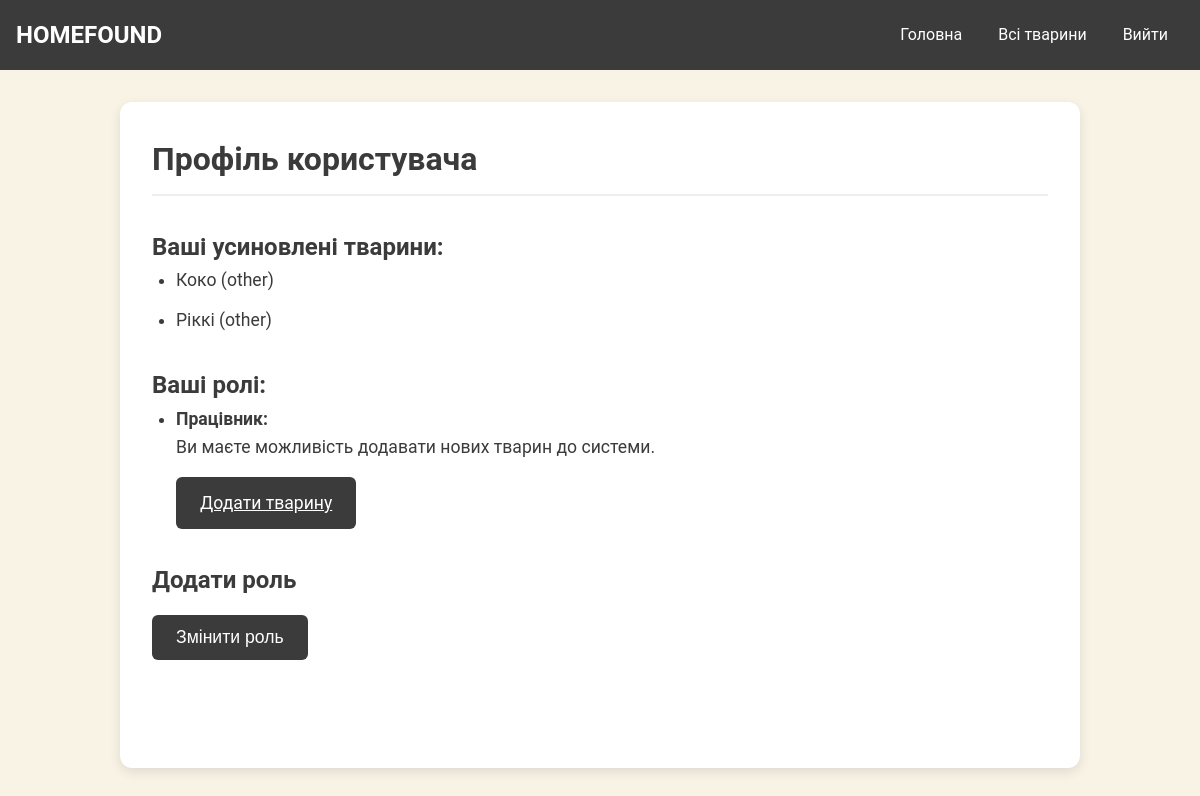
The app's page /shelter/profile/ (signed in) with its own data.
### shelter/models.py (models this page shows, shortened)
class Animal(models.Model):
    SPECIES_CHOICES = [
        ('dog', 'Собака'),
        ('cat', 'Кіт'),
        ('other', 'Інше'),
    ]
    GENDER_CHOICES = [
        ('male', 'Хлопчик'),
        ('female', 'Дівчинка'),
    ]
    name = models.CharField(max_length=100)
    gender = models.CharField(max_length=6, choices=GENDER_CHOICES)
    species = models.CharField(max_length=10, choices=SPECIES_CHOICES, default='other')
    breed = models.CharField(max_length=100, blank=True, null=True)
    age = models.IntegerField()
    health_status = models.CharField(max_length=255)
    adopted = models.BooleanField(default=False)
    adopted_by = models.ForeignKey('User', null=True, blank=True, on_delete=models.SET_NULL, related_name='adopted_pets')
    shelter = models.ForeignKey('Shelter', on_delete=models.CASCADE, related_name='pets')
    photo = models.ImageField(upload_to='animal_photos/', null=True, blank=True)

### shelter/views.py (the view, shortened to what this page needs)
# urls.py: path('profile/', profile, name='profile'),
def profile(request):
    if not request.user.is_authenticated:
        return redirect('account_login')
    adopted_animals = Animal.objects.filter(adopted_by=request.user)
    volunteering_activities = VolunteeringActivity.objects.filter(volunteer=request.user) if request.user.volunteer else None
    roles = []
    if request.user.is_staff_member:
        roles.append('staff')
    if request.user.is_volunteer:
        roles.append('volunteer')
    if request.user.is_adopter:
        roles.append('adopter')
    animals = Animal.objects.all()
    return render(request, 'shelter/profile.html', {
        'adopted_animals': adopted_animals,
        'volunteering_activities': volunteering_activities,
        'roles': roles,
        'animals': animals
    })

### shelter/models.py (called while the page is built)
    @property
    def is_staff_member(self):
        return self.staff_member

    @property
    def is_volunteer(self):
        return self.volunteer

    @property
    def is_adopter(self):
        return self.adopter

### shelter/templates/shelter/profile.html (shortened to what this page needs)
{% load static %}
<!DOCTYPE html>
<html lang="uk">
<head>
    <link rel="stylesheet" href="{% static 'css/profile1.css' %}">
</head>
<body>
    <header>
        <div class="logo">HOMEFOUND</div>
        <nav>
            <a href="{% url 'homepage' %}">Головна</a>
            <a href="{% url 'animal_list' %}">Всі тварини</a>
            <a href="{% url 'account_logout' %}">Вийти</a>
        </nav>
    </header>
    <main>
        <h2>Профіль користувача</h2>
        <h3>Ваші усиновлені тварини:</h3>
        <ul>
            {% for animal in adopted_animals %}
            <li>
                {{ animal.name }} ({{ animal.species }})
            </li>
            {% empty %}
            <li style="color: gray; font-style: italic;">У вас немає усиновлених тварин.</li>
            {% endfor %}
        </ul>
        <h3>Ваші ролі:</h3>
        <ul>
            {% for role in roles %}
            <li>
                {% if role == 'staff' %}
                <h4>Працівник:</h4>
                <p>Ви маєте можливість додавати нових тварин до системи.</p>
                <a href="{% url 'add_animal' %}" class="btn">Додати тварину</a>
                {% elif role == 'volunteer' %}
                <h4>Волонтер:</h4>
                <p>Ви можете займатися волонтерською діяльністю.</p>
                {% elif role == 'adopter' %}
                <h4>Усиновлювач:</h4>
                <p>Ви можете усиновити тварину.</p>
                {% endif %}
            </li>
            {% endfor %}
        </ul>
        {% if roles|length < 3 %} <h3>Додати роль</h3>
            <form method="post">
                <button type="submit" class="btn">Змінити роль</button>
            </form>
            {% endif %}
    </main>
</body>
</html>

### shelter/static/css/profile1.css (style rules this page uses)
* { margin: 0; padding: 0; box-sizing: border-box; }
html, body { height: 100%; font-family: 'Roboto', sans-serif; line-height: 1.6; background-color: #f8f3e5; color: #3b3b3b; display: flex; flex-direction: column; }
main { max-width: 960px; width: 100%; margin: 2rem auto; background-color: #ffffff; padding: 2rem; border-radius: 12px; box-shadow: 0 4px 12px rgba(0, 0, 0, 0.1); flex: 1; }
header { background-color: #3b3b3b; color: white; padding: 1rem; display: flex; justify-content: space-between; align-items: center; width: 100%; }
header .logo { font-size: 1.5rem; font-weight: bold; color: white; }
header nav a { color: white; margin: 0 1rem; text-decoration: none; }
h2 { color: #3b3b3b; margin-bottom: 1.5rem; font-size: 2rem; border-bottom: 2px solid #eee; padding-bottom: 0.5rem; }
h3 { color: #3b3b3b; margin-top: 2rem; font-size: 1.5rem; }
ul { list-style-type: disc; margin-left: 1.5rem; margin-bottom: 1.5rem; }
ul li { margin-bottom: 0.75rem; font-size: 1.1rem; color: #3b3b3b; }
.btn, button[type="submit"] { background-color: #3b3b3b; color: white; padding: 0.75rem 1.5rem; border-radius: 6px; border: none; cursor: pointer; font-size: 1.1rem; margin-top: 1rem; display: inline-block; }

### records on screen
Animal: name "Коко", species "other"
Animal: name "Ріккі", species "other"
